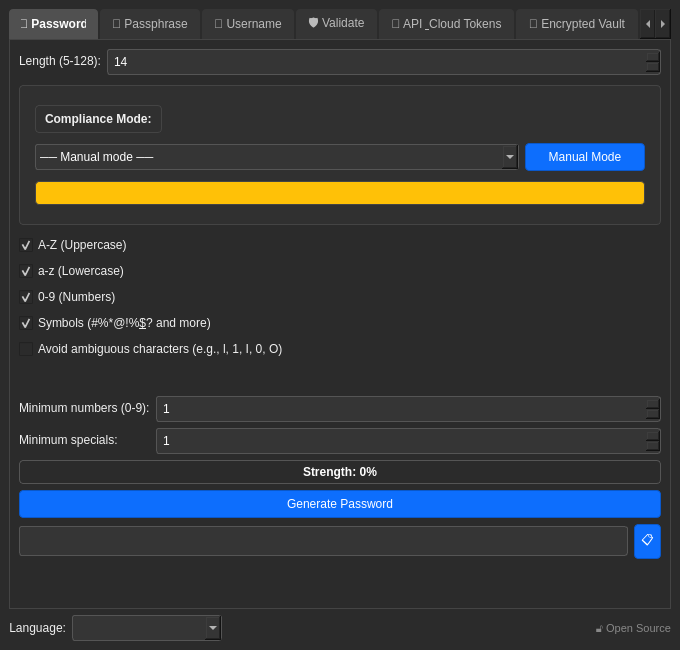
<?xml version="1.0" encoding="UTF-8"?>
<ui version="4.0">
 <class>MainWindow</class>
 <widget class="QMainWindow" name="MainWindow">
  <property name="geometry">
   <rect>
    <x>0</x>
    <y>0</y>
    <width>680</width>
    <height>650</height>
   </rect>
  </property>
  <property name="minimumSize">
   <size>
    <width>650</width>
    <height>650</height>
   </size>
  </property>
  <property name="windowTitle">
   <string>CipherPass</string>
  </property>
  <property name="windowIcon">
   <iconset>
    <normaloff>:/icons/icono_generador_g44.png</normaloff>:/icons/icono_generador_g44.png</iconset>
  </property>
  <property name="styleSheet">
   <string notr="true">
QMainWindow, QWidget { background-color: #2b2b2b; color: #f0f0f0; }
QTabWidget::pane { border: 1px solid #444; }
QLineEdit, QSpinBox, QComboBox { background-color: #353535; border: 1px solid #555; color: #fff; padding: 4px; border-radius: 3px; }
QLineEdit:disabled, QSpinBox:disabled, QComboBox:disabled, QPushButton:disabled { background-color: #2a2a2a; color: #777; border-color: #444; }
QPushButton { background-color: #0d6efd; border: 1px solid #0a58ca; color: #fff; padding: 6px; border-radius: 4px; }
QPushButton:hover { background-color: #0b5ed7; }
QPushButton:pressed { background-color: #0a58ca; }
QTabBar::tab { background: #353535; color: #bbb; padding: 8px 12px; margin-right: 2px; border-top-left-radius: 4px; border-top-right-radius: 4px; }
QTabBar::tab:selected { background: #505050; color: #fff; font-weight: bold; }
QTabBar::tab:disabled { background: #2a2a2a; color: #555; }
QProgressBar { border: 1px solid #555; border-radius: 4px; text-align: center; color: #fff; font-weight: bold; }
QProgressBar::chunk { background-color: #0d6efd; border-radius: 3px; }
</string>
  </property>
  <widget class="QWidget" name="centralwidget">
   <layout class="QVBoxLayout" name="verticalLayout_main">
    <item>
     <widget class="QTabWidget" name="tabWidget">
      <property name="currentIndex">
       <number>0</number>
      </property>
      <widget class="QWidget" name="tab_contrasena">
       <attribute name="title">
        <string>🔑 Password</string>
       </attribute>
       <layout class="QVBoxLayout" name="verticalLayout_contrasena">
        <item>
         <layout class="QFormLayout" name="formLayout_contrasena_config">
          <item row="0" column="0">
           <widget class="QLabel" name="label_longitud">
            <property name="text">
             <string>&lt;html&gt;&lt;head/&gt;&lt;body&gt;&lt;p&gt;Length (5-128):&lt;/p&gt;&lt;/body&gt;&lt;/html&gt;</string>
            </property>
           </widget>
          </item>
          <item row="0" column="1">
           <widget class="QSpinBox" name="spinBox_longitud">
            <property name="minimum">
             <number>5</number>
            </property>
            <property name="maximum">
             <number>128</number>
            </property>
            <property name="value">
             <number>14</number>
            </property>
           </widget>
          </item>
         </layout>
        </item>
        <item>
         <widget class="QFrame" name="frame_compliance">
          <property name="styleSheet">
           <string notr="true">QFrame { background-color: #303030; border: 1px solid #444; border-radius: 4px; padding: 6px; margin-top: 4px; margin-bottom: 4px; }</string>
          </property>
          <property name="frameShape">
           <enum>QFrame::StyledPanel</enum>
          </property>
          <property name="frameShadow">
           <enum>QFrame::Raised</enum>
          </property>
          <layout class="QVBoxLayout" name="verticalLayout_compliance">
           <item>
            <layout class="QHBoxLayout" name="horizontalLayout_compliance_header">
             <item>
              <widget class="QLabel" name="label_compliance">
               <property name="text">
                <string>&lt;b&gt;Compliance Mode:&lt;/b&gt;</string>
               </property>
              </widget>
             </item>
             <item>
              <spacer name="horizontalSpacer_compliance">
               <property name="orientation">
                <enum>Qt::Horizontal</enum>
               </property>
               <property name="sizeHint" stdset="0">
                <size>
                 <width>40</width>
                 <height>20</height>
                </size>
               </property>
              </spacer>
             </item>
            </layout>
           </item>
           <item>
            <layout class="QHBoxLayout" name="horizontalLayout_compliance_controls">
             <item>
              <widget class="QComboBox" name="comboBox_compliance">
               <item>
                <property name="text">
                 <string>── Manual mode ──</string>
                </property>
               </item>
               <item>
                <property name="text">
                 <string>Active Directory</string>
                </property>
               </item>
               <item>
                <property name="text">
                 <string>AWS IAM</string>
                </property>
               </item>
               <item>
                <property name="text">
                 <string>PCI-DSS</string>
                </property>
               </item>
               <item>
                <property name="text">
                 <string>NIST 800-63B</string>
                </property>
               </item>
              </widget>
             </item>
             <item>
              <widget class="QPushButton" name="btn_manual_mode">
               <property name="maximumSize">
                <size>
                 <width>120</width>
                 <height>16777215</height>
                </size>
               </property>
               <property name="text">
                <string>Manual Mode</string>
               </property>
              </widget>
             </item>
            </layout>
           </item>
           <item>
            <widget class="QLabel" name="label_compliance_badge">
             <property name="visible">
              <bool>false</bool>
             </property>
             <property name="styleSheet">
              <string notr="true">background-color: #ffc107; color: #000; padding: 4px 8px; border-radius: 4px; font-weight: bold;</string>
             </property>
             <property name="text">
              <string/>
             </property>
            </widget>
           </item>
          </layout>
         </widget>
        </item>
        <item>
         <widget class="QCheckBox" name="checkBox_mayusculas">
          <property name="text">
           <string>A-Z (Uppercase)</string>
          </property>
          <property name="checked">
           <bool>true</bool>
          </property>
         </widget>
        </item>
        <item>
         <widget class="QCheckBox" name="checkBox_minusculas">
          <property name="text">
           <string>a-z (Lowercase)</string>
          </property>
          <property name="checked">
           <bool>true</bool>
          </property>
         </widget>
        </item>
        <item>
         <widget class="QCheckBox" name="checkBox_numeros">
          <property name="text">
           <string>0-9 (Numbers)</string>
          </property>
          <property name="checked">
           <bool>true</bool>
          </property>
         </widget>
        </item>
        <item>
         <widget class="QCheckBox" name="checkBox_simbolos">
          <property name="text">
           <string>Symbols (#%*@!%&amp;$? and more)</string>
          </property>
          <property name="checked">
           <bool>true</bool>
          </property>
         </widget>
        </item>
        <item>
         <widget class="QCheckBox" name="checkBox_evitar_ambiguos">
          <property name="text">
           <string>Avoid ambiguous characters (e.g., l, 1, I, 0, O)</string>
          </property>
         </widget>
        </item>
        <item>
         <spacer name="spacer_c1">
          <property name="orientation">
           <enum>Qt::Vertical</enum>
          </property>
          <property name="sizeHint" stdset="0">
           <size>
            <width>20</width>
            <height>10</height>
           </size>
          </property>
         </spacer>
        </item>
        <item>
         <layout class="QFormLayout" name="formLayout_contrasena_minimos">
          <item row="0" column="0">
           <widget class="QLabel" name="label_min_numeros">
            <property name="text">
             <string>&lt;html&gt;&lt;head/&gt;&lt;body&gt;&lt;p&gt;Minimum numbers (0-9):&lt;/p&gt;&lt;/body&gt;&lt;/html&gt;</string>
            </property>
           </widget>
          </item>
          <item row="0" column="1">
           <widget class="QSpinBox" name="spinBox_min_numeros">
            <property name="maximum">
             <number>20</number>
            </property>
            <property name="value">
             <number>1</number>
            </property>
           </widget>
          </item>
          <item row="1" column="0">
           <widget class="QLabel" name="label_min_especiales">
            <property name="text">
             <string>&lt;html&gt;&lt;head/&gt;&lt;body&gt;&lt;p&gt;Minimum specials:&lt;/p&gt;&lt;/body&gt;&lt;/html&gt;</string>
            </property>
           </widget>
          </item>
          <item row="1" column="1">
           <widget class="QSpinBox" name="spinBox_min_especiales">
            <property name="maximum">
             <number>20</number>
            </property>
            <property name="value">
             <number>1</number>
            </property>
           </widget>
          </item>
         </layout>
        </item>
        <item>
         <widget class="QProgressBar" name="progressBar_fortaleza">
          <property name="value">
           <number>0</number>
          </property>
          <property name="format">
           <string>Strength: %p%</string>
          </property>
         </widget>
        </item>
        <item>
         <widget class="QPushButton" name="btn_generar_contrasena">
          <property name="cursor">
           <cursorShape>PointingHandCursor</cursorShape>
          </property>
          <property name="text">
           <string>Generate Password</string>
          </property>
         </widget>
        </item>
        <item>
         <layout class="QHBoxLayout" name="horizontalLayout_contrasena_resultado">
          <item>
           <widget class="QLineEdit" name="lineEdit_contrasena">
            <property name="font">
             <font>
              <family>Consolas</family>
              <pointsize>11</pointsize>
             </font>
            </property>
            <property name="readOnly">
             <bool>true</bool>
            </property>
           </widget>
          </item>
          <item>
           <widget class="QPushButton" name="btn_copiar_contrasena">
            <property name="maximumSize">
             <size>
              <width>40</width>
              <height>16777215</height>
             </size>
            </property>
            <property name="toolTip">
             <string>Copy</string>
            </property>
            <property name="text">
             <string>📋</string>
            </property>
           </widget>
          </item>
         </layout>
        </item>
        <item>
         <spacer name="spacer_c2">
          <property name="orientation">
           <enum>Qt::Vertical</enum>
          </property>
          <property name="sizeHint" stdset="0">
           <size>
            <width>20</width>
            <height>40</height>
           </size>
          </property>
         </spacer>
        </item>
       </layout>
      </widget>
      <widget class="QWidget" name="tab_frase">
       <attribute name="title">
        <string>🔏 Passphrase</string>
       </attribute>
       <layout class="QVBoxLayout" name="verticalLayout_frase">
        <item>
         <layout class="QFormLayout" name="formLayout_frase_config">
          <item row="0" column="0">
           <widget class="QLabel" name="label_num_palabras">
            <property name="text">
             <string>&lt;html&gt;&lt;head/&gt;&lt;body&gt;&lt;p&gt;Number of words (3-20):&lt;/p&gt;&lt;/body&gt;&lt;/html&gt;</string>
            </property>
           </widget>
          </item>
          <item row="0" column="1">
           <widget class="QSpinBox" name="spinBox_num_palabras">
            <property name="minimum">
             <number>3</number>
            </property>
            <property name="maximum">
             <number>20</number>
            </property>
            <property name="value">
             <number>6</number>
            </property>
           </widget>
          </item>
          <item row="1" column="0">
           <widget class="QLabel" name="label_separador">
            <property name="text">
             <string>Separator:</string>
            </property>
           </widget>
          </item>
          <item row="1" column="1">
           <widget class="QLineEdit" name="lineEdit_separador">
            <property name="text">
             <string>-</string>
            </property>
            <property name="maxLength">
             <number>5</number>
            </property>
           </widget>
          </item>
         </layout>
        </item>
        <item>
         <widget class="QLabel" name="label_frase_aviso">
          <property name="text">
           <string>Value must be between 3 and 20. Use 6 words or more to generate a secure passphrase.</string>
          </property>
          <property name="wordWrap">
           <bool>true</bool>
          </property>
         </widget>
        </item>
        <item>
         <widget class="QCheckBox" name="checkBox_capitalizar">
          <property name="text">
           <string>Capitalize (Each word starts with uppercase)</string>
          </property>
         </widget>
        </item>
        <item>
         <widget class="QCheckBox" name="checkBox_incluir_numeros">
          <property name="text">
           <string>Include random number</string>
          </property>
         </widget>
        </item>
        <item>
         <spacer name="spacer_f1">
          <property name="orientation">
           <enum>Qt::Vertical</enum>
          </property>
          <property name="sizeHint" stdset="0">
           <size>
            <width>20</width>
            <height>20</height>
           </size>
          </property>
         </spacer>
        </item>
        <item>
         <widget class="QPushButton" name="btn_generar_frase">
          <property name="cursor">
           <cursorShape>PointingHandCursor</cursorShape>
          </property>
          <property name="text">
           <string>Generate Passphrase</string>
          </property>
         </widget>
        </item>
        <item>
         <layout class="QHBoxLayout" name="horizontalLayout_frase_resultado">
          <item>
           <widget class="QLineEdit" name="lineEdit_frase">
            <property name="font">
             <font>
              <family>Consolas</family>
              <pointsize>11</pointsize>
             </font>
            </property>
            <property name="readOnly">
             <bool>true</bool>
            </property>
           </widget>
          </item>
          <item>
           <widget class="QPushButton" name="btn_copiar_frase">
            <property name="maximumSize">
             <size>
              <width>40</width>
              <height>16777215</height>
             </size>
            </property>
            <property name="text">
             <string>📋</string>
            </property>
           </widget>
          </item>
         </layout>
        </item>
        <item>
         <spacer name="verticalSpacer_frase">
          <property name="orientation">
           <enum>Qt::Vertical</enum>
          </property>
          <property name="sizeHint" stdset="0">
           <size>
            <width>20</width>
            <height>40</height>
           </size>
          </property>
         </spacer>
        </item>
       </layout>
      </widget>
      <widget class="QWidget" name="tab_usuario">
       <attribute name="title">
        <string>👤 Username</string>
       </attribute>
       <layout class="QVBoxLayout" name="verticalLayout_usuario">
        <item>
         <layout class="QFormLayout" name="formLayout_usuario">
          <item row="0" column="0">
           <widget class="QLabel" name="label_tipo_usuario">
            <property name="text">
             <string>User Type:</string>
            </property>
           </widget>
          </item>
          <item row="0" column="1">
           <widget class="QComboBox" name="comboBox_tipo_usuario">
            <item>
             <property name="text">
              <string>Random word</string>
             </property>
            </item>
            <item>
             <property name="text">
              <string>Email</string>
             </property>
            </item>
            <item>
             <property name="text">
              <string>Alias</string>
             </property>
            </item>
           </widget>
          </item>
          <item row="1" column="0">
           <widget class="QLabel" name="label_usuario_dominio">
            <property name="text">
             <string>Domain (Optional):</string>
            </property>
           </widget>
          </item>
          <item row="1" column="1">
           <widget class="QLineEdit" name="lineEdit_usuario_dominio">
            <property name="placeholderText">
             <string>e.g., company.com (without @)</string>
            </property>
           </widget>
          </item>
          <item row="2" column="0">
           <widget class="QLabel" name="label_usuario_tag">
            <property name="text">
             <string>Service Tag:</string>
            </property>
           </widget>
          </item>
          <item row="2" column="1">
           <layout class="QHBoxLayout" name="horizontalLayout_usuario_tag">
            <item>
             <widget class="QCheckBox" name="checkBox_usuario_servicio">
              <property name="text">
               <string>Include (+tag)</string>
              </property>
             </widget>
            </item>
            <item>
             <widget class="QLineEdit" name="lineEdit_usuario_servicio">
              <property name="enabled">
               <bool>false</bool>
              </property>
              <property name="placeholderText">
               <string>e.g., netflix</string>
              </property>
             </widget>
            </item>
           </layout>
          </item>
         </layout>
        </item>
        <item>
         <spacer name="spacer_u1">
          <property name="orientation">
           <enum>Qt::Vertical</enum>
          </property>
          <property name="sizeHint" stdset="0">
           <size>
            <width>20</width>
            <height>20</height>
           </size>
          </property>
         </spacer>
        </item>
        <item>
         <widget class="QPushButton" name="btn_generar_usuario">
          <property name="cursor">
           <cursorShape>PointingHandCursor</cursorShape>
          </property>
          <property name="text">
           <string>Generate Username</string>
          </property>
         </widget>
        </item>
        <item>
         <layout class="QHBoxLayout" name="horizontalLayout_usuario_resultado">
          <item>
           <widget class="QLineEdit" name="lineEdit_usuario">
            <property name="font">
             <font>
              <family>Consolas</family>
              <pointsize>11</pointsize>
             </font>
            </property>
            <property name="readOnly">
             <bool>true</bool>
            </property>
           </widget>
          </item>
          <item>
           <widget class="QPushButton" name="btn_copiar_usuario">
            <property name="maximumSize">
             <size>
              <width>40</width>
              <height>16777215</height>
             </size>
            </property>
            <property name="text">
             <string>📋</string>
            </property>
           </widget>
          </item>
         </layout>
        </item>
        <item>
         <spacer name="verticalSpacer_usuario">
          <property name="orientation">
           <enum>Qt::Vertical</enum>
          </property>
          <property name="sizeHint" stdset="0">
           <size>
            <width>20</width>
            <height>40</height>
           </size>
          </property>
         </spacer>
        </item>
       </layout>
      </widget>
      <widget class="QWidget" name="tab_validar">
       <attribute name="title">
        <string>🛡️ Validate</string>
       </attribute>
       <layout class="QVBoxLayout" name="verticalLayout_validar">
        <item>
         <widget class="QLabel" name="label_validar_info">
          <property name="styleSheet">
           <string notr="true">color: #aaa; font-style: italic; margin-bottom: 10px;</string>
          </property>
          <property name="text">
           <string>Check how fast an attacker could crack your password.</string>
          </property>
          <property name="wordWrap">
           <bool>true</bool>
          </property>
         </widget>
        </item>
        <item>
         <layout class="QFormLayout" name="formLayout_validar">
          <item row="0" column="0">
           <widget class="QLabel" name="label_validar_pass">
            <property name="text">
             <string>Password:</string>
            </property>
           </widget>
          </item>
          <item row="0" column="1">
           <layout class="QHBoxLayout" name="horizontalLayout_validar_input">
            <item>
             <widget class="QLineEdit" name="lineEdit_validar_pass">
              <property name="echoMode">
               <enum>QLineEdit::Normal</enum>
              </property>
              <property name="placeholderText">
               <string>Enter password...</string>
              </property>
             </widget>
            </item>
            <item>
             <widget class="QPushButton" name="btn_validar_ver">
              <property name="maximumSize">
               <size>
                <width>40</width>
                <height>16777215</height>
               </size>
              </property>
              <property name="text">
               <string>👁️</string>
              </property>
              <property name="checkable">
               <bool>true</bool>
              </property>
             </widget>
            </item>
           </layout>
          </item>
         </layout>
        </item>
        <item>
         <widget class="QFrame" name="frame_hibp">
          <property name="styleSheet">
           <string notr="true">QFrame { background-color: #303030; border: 1px solid #444; border-radius: 4px; padding: 8px; margin-top: 4px; margin-bottom: 4px; }</string>
          </property>
          <property name="frameShape">
           <enum>QFrame::StyledPanel</enum>
          </property>
          <property name="frameShadow">
           <enum>QFrame::Raised</enum>
          </property>
          <layout class="QVBoxLayout" name="verticalLayout_hibp">
           <item>
            <layout class="QHBoxLayout" name="horizontalLayout_hibp_header">
             <item>
              <widget class="QCheckBox" name="checkBox_hibp">
               <property name="text">
                <string>🔒 Check in Have I Been Pwned</string>
               </property>
              </widget>
             </item>
             <item>
              <spacer name="horizontalSpacer_hibp">
               <property name="orientation">
                <enum>Qt::Horizontal</enum>
               </property>
               <property name="sizeHint" stdset="0">
                <size>
                 <width>40</width>
                 <height>20</height>
                </size>
               </property>
              </spacer>
             </item>
            </layout>
           </item>
           <item>
            <layout class="QHBoxLayout" name="horizontalLayout_hibp_controls">
             <item>
              <widget class="QPushButton" name="btn_hibp_check">
               <property name="cursor">
                <cursorShape>PointingHandCursor</cursorShape>
               </property>
               <property name="text">
                <string>🔍 Check now</string>
               </property>
              </widget>
             </item>
             <item>
              <widget class="QProgressBar" name="progressBar_hibp">
               <property name="visible">
                <bool>false</bool>
               </property>
               <property name="maximum">
                <number>0</number>
               </property>
               <property name="value">
                <number>0</number>
               </property>
               <property name="textVisible">
                <bool>false</bool>
               </property>
              </widget>
             </item>
            </layout>
           </item>
           <item>
            <widget class="QLabel" name="label_hibp_resultado">
             <property name="visible">
              <bool>false</bool>
             </property>
             <property name="styleSheet">
              <string notr="true">font-weight: bold; padding: 8px; background-color: #2b2b2b; border-radius: 4px;</string>
             </property>
             <property name="text">
              <string/>
             </property>
             <property name="wordWrap">
              <bool>true</bool>
             </property>
            </widget>
           </item>
          </layout>
         </widget>
        </item>
        <item>
         <widget class="QLabel" name="label_validar_entropia">
          <property name="styleSheet">
           <string notr="true">font-size: 14px;</string>
          </property>
          <property name="text">
           <string/>
          </property>
         </widget>
        </item>
        <item>
         <widget class="QLabel" name="label_validar_tiempo">
          <property name="styleSheet">
           <string notr="true">font-size: 14px; font-weight: bold; margin-bottom: 5px;</string>
          </property>
          <property name="text">
           <string>Estimated time: -</string>
          </property>
         </widget>
        </item>
        <item>
         <widget class="QProgressBar" name="progressBar_validar">
          <property name="value">
           <number>0</number>
          </property>
          <property name="textVisible">
           <bool>true</bool>
          </property>
         </widget>
        </item>
        <item>
         <widget class="QLabel" name="label_validar_mensaje">
          <property name="styleSheet">
           <string notr="true">margin-top: 10px; font-weight: bold;</string>
          </property>
          <property name="text">
           <string/>
          </property>
          <property name="wordWrap">
           <bool>true</bool>
          </property>
         </widget>
        </item>
        <item>
         <spacer name="verticalSpacer_validar">
          <property name="orientation">
           <enum>Qt::Vertical</enum>
          </property>
          <property name="sizeHint" stdset="0">
           <size>
            <width>20</width>
            <height>40</height>
           </size>
          </property>
         </spacer>
        </item>
       </layout>
       <zorder>frame_hibp</zorder>
       <zorder>label_validar_entropia</zorder>
       <zorder>label_validar_info</zorder>
       <zorder>label_validar_tiempo</zorder>
       <zorder>progressBar_validar</zorder>
       <zorder>label_validar_mensaje</zorder>
      </widget>
      <widget class="QWidget" name="tab_tokens">
       <attribute name="title">
        <string>🔐 API &amp; Cloud Tokens</string>
       </attribute>
       <layout class="QVBoxLayout" name="verticalLayout_tokens">
        <item>
         <widget class="QLabel" name="label_tokens_info">
          <property name="text">
           <string>Generate secure tokens for APIs, cloud services, and unique UUIDs.</string>
          </property>
          <property name="wordWrap">
           <bool>true</bool>
          </property>
         </widget>
        </item>
        <item>
         <layout class="QFormLayout" name="formLayout_token_tipo">
          <item row="0" column="0">
           <widget class="QLabel" name="label_token_tipo">
            <property name="text">
             <string>Token Type:</string>
            </property>
           </widget>
          </item>
          <item row="0" column="1">
           <widget class="QComboBox" name="comboBox_token_tipo">
            <item>
             <property name="text">
              <string>URL-safe Token (secrets.token_urlsafe)</string>
             </property>
            </item>
            <item>
             <property name="text">
              <string>Hexadecimal Token (secrets.token_hex)</string>
             </property>
            </item>
            <item>
             <property name="text">
              <string>UUID v4 (uuid.uuid4)</string>
             </property>
            </item>
            <item>
             <property name="text">
              <string>Bearer Token (prefix + token_urlsafe)</string>
             </property>
            </item>
           </widget>
          </item>
         </layout>
        </item>
        <item>
         <layout class="QFormLayout" name="formLayout_token_length">
          <item row="0" column="0">
           <widget class="QLabel" name="label_token_length">
            <property name="text">
             <string>Length (bytes):</string>
            </property>
           </widget>
          </item>
          <item row="0" column="1">
           <widget class="QSpinBox" name="spinBox_token_length">
            <property name="minimum">
             <number>16</number>
            </property>
            <property name="maximum">
             <number>128</number>
            </property>
            <property name="value">
             <number>32</number>
            </property>
           </widget>
          </item>
         </layout>
        </item>
        <item>
         <widget class="QPushButton" name="btn_generar_token">
          <property name="cursor">
           <cursorShape>PointingHandCursor</cursorShape>
          </property>
          <property name="text">
           <string>Generate Token</string>
          </property>
         </widget>
        </item>
        <item>
         <layout class="QHBoxLayout" name="horizontalLayout_token_result">
          <item>
           <widget class="QLineEdit" name="lineEdit_token_resultado">
            <property name="font">
             <font>
              <family>Consolas</family>
              <pointsize>11</pointsize>
             </font>
            </property>
            <property name="readOnly">
             <bool>true</bool>
            </property>
           </widget>
          </item>
          <item>
           <widget class="QPushButton" name="btn_copiar_token">
            <property name="maximumSize">
             <size>
              <width>40</width>
              <height>16777215</height>
             </size>
            </property>
            <property name="text">
             <string>📋</string>
            </property>
           </widget>
          </item>
         </layout>
        </item>
        <item>
         <spacer name="spacer_t1">
          <property name="orientation">
           <enum>Qt::Vertical</enum>
          </property>
          <property name="sizeHint" stdset="0">
           <size>
            <width>20</width>
            <height>40</height>
           </size>
          </property>
         </spacer>
        </item>
       </layout>
      </widget>
      <widget class="QWidget" name="tab_vault">
       <attribute name="title">
        <string>🔐 Encrypted Vault</string>
       </attribute>
       <layout class="QVBoxLayout" name="verticalLayout_vault">
        <item>
         <widget class="QLabel" name="label_vault_info">
          <property name="text">
           <string>Export and import encrypted data with Argon2id and AES-256. Requires master password.</string>
          </property>
          <property name="wordWrap">
           <bool>true</bool>
          </property>
         </widget>
        </item>
        <item>
         <widget class="QLabel" name="label_export">
          <property name="text">
           <string>&lt;b&gt;Export Vault&lt;/b&gt;</string>
          </property>
         </widget>
        </item>
        <item>
         <layout class="QFormLayout" name="formLayout_vault_kdf">
          <item row="0" column="0">
           <widget class="QLabel" name="label_vault_kdf">
            <property name="toolTip">
             <string>Key derivation function. Argon2id is more resistant to GPU and brute-force attacks.</string>
            </property>
            <property name="text">
             <string>KDF Algorithm:</string>
            </property>
           </widget>
          </item>
          <item row="0" column="1">
           <widget class="QComboBox" name="comboBox_vault_kdf">
            <item>
             <property name="text">
              <string>Argon2id (recommended)</string>
             </property>
            </item>
            <item>
             <property name="text">
              <string>PBKDF2-SHA256 (fallback stdlib)</string>
             </property>
            </item>
           </widget>
          </item>
         </layout>
        </item>
        <item>
         <widget class="QTextEdit" name="textEdit_export_data">
          <property name="maximumSize">
           <size>
            <width>16777215</width>
            <height>120</height>
           </size>
          </property>
          <property name="placeholderText">
           <string>Enter data to encrypt (JSON, text, etc.)...</string>
          </property>
         </widget>
        </item>
        <item>
         <widget class="QPushButton" name="btn_export_vault">
          <property name="cursor">
           <cursorShape>PointingHandCursor</cursorShape>
          </property>
          <property name="text">
           <string>🔒 Export and Encrypt</string>
          </property>
         </widget>
        </item>
        <item>
         <spacer name="spacer_v1">
          <property name="orientation">
           <enum>Qt::Vertical</enum>
          </property>
          <property name="sizeHint" stdset="0">
           <size>
            <width>20</width>
            <height>20</height>
           </size>
          </property>
         </spacer>
        </item>
        <item>
         <widget class="QLabel" name="label_import">
          <property name="text">
           <string>&lt;b&gt;Import Vault&lt;/b&gt;</string>
          </property>
         </widget>
        </item>
        <item>
         <layout class="QHBoxLayout" name="horizontalLayout_import_file">
          <item>
           <widget class="QLineEdit" name="lineEdit_import_path">
            <property name="readOnly">
             <bool>true</bool>
            </property>
            <property name="placeholderText">
             <string>Select vault file...</string>
            </property>
           </widget>
          </item>
          <item>
           <widget class="QPushButton" name="btn_browse_vault">
            <property name="maximumSize">
             <size>
              <width>40</width>
              <height>16777215</height>
             </size>
            </property>
            <property name="text">
             <string>📁</string>
            </property>
           </widget>
          </item>
         </layout>
        </item>
        <item>
         <widget class="QPushButton" name="btn_import_vault">
          <property name="cursor">
           <cursorShape>PointingHandCursor</cursorShape>
          </property>
          <property name="text">
           <string>🔓 Import and Decrypt</string>
          </property>
         </widget>
        </item>
        <item>
         <widget class="QLabel" name="label_imported_data">
          <property name="text">
           <string/>
          </property>
         </widget>
        </item>
        <item>
         <widget class="QTextEdit" name="textEdit_import_data">
          <property name="maximumSize">
           <size>
            <width>16777215</width>
            <height>120</height>
           </size>
          </property>
          <property name="readOnly">
           <bool>true</bool>
          </property>
         </widget>
        </item>
        <item>
         <widget class="QLabel" name="label_vault_estado">
          <property name="styleSheet">
           <string notr="true">font-size: 13px; padding: 4px; border-radius: 3px;</string>
          </property>
          <property name="text">
           <string/>
          </property>
          <property name="wordWrap">
           <bool>true</bool>
          </property>
         </widget>
        </item>
        <item>
         <spacer name="spacer_v2">
          <property name="orientation">
           <enum>Qt::Vertical</enum>
          </property>
          <property name="sizeHint" stdset="0">
           <size>
            <width>20</width>
            <height>40</height>
           </size>
          </property>
         </spacer>
        </item>
       </layout>
      </widget>
      <widget class="QWidget" name="tab_totp">
       <attribute name="title">
        <string>📱 TOTP Generator</string>
       </attribute>
       <layout class="QVBoxLayout" name="verticalLayout_totp">
        <item>
         <widget class="QLabel" name="label_totp_info">
          <property name="text">
           <string>Generate TOTP secrets for two-factor authentication (2FA/MFA).</string>
          </property>
          <property name="wordWrap">
           <bool>true</bool>
          </property>
         </widget>
        </item>
        <item>
         <widget class="QLabel" name="label_totp_name">
          <property name="text">
           <string>&lt;b&gt;Service/Account Name&lt;/b&gt;</string>
          </property>
         </widget>
        </item>
        <item>
         <layout class="QFormLayout" name="formLayout_totp">
          <item row="0" column="0">
           <widget class="QLabel" name="label_service_name">
            <property name="text">
             <string>Name:</string>
            </property>
           </widget>
          </item>
          <item row="0" column="1">
           <widget class="QLineEdit" name="lineEdit_service_name">
            <property name="placeholderText">
             <string>e.g., Google, GitHub, etc.</string>
            </property>
           </widget>
          </item>
         </layout>
        </item>
        <item>
         <widget class="QPushButton" name="btn_generar_totp">
          <property name="cursor">
           <cursorShape>PointingHandCursor</cursorShape>
          </property>
          <property name="text">
           <string>🔑 Generate TOTP Secret</string>
          </property>
         </widget>
        </item>
        <item>
         <widget class="QLabel" name="label_totp_secret">
          <property name="text">
           <string>&lt;b&gt;Base32 Secret&lt;/b&gt;</string>
          </property>
         </widget>
        </item>
        <item>
         <layout class="QHBoxLayout" name="horizontalLayout_totp_secret">
          <item>
           <widget class="QLineEdit" name="lineEdit_totp_secret">
            <property name="font">
             <font>
              <family>Consolas</family>
              <pointsize>11</pointsize>
             </font>
            </property>
            <property name="readOnly">
             <bool>true</bool>
            </property>
           </widget>
          </item>
          <item>
           <widget class="QPushButton" name="btn_copiar_totp">
            <property name="maximumSize">
             <size>
              <width>40</width>
              <height>16777215</height>
             </size>
            </property>
            <property name="text">
             <string>📋</string>
            </property>
           </widget>
          </item>
         </layout>
        </item>
        <item>
         <widget class="QLabel" name="label_totp_uri">
          <property name="text">
           <string>&lt;b&gt;otpauth:// URI&lt;/b&gt;</string>
          </property>
         </widget>
        </item>
        <item>
         <layout class="QHBoxLayout" name="horizontalLayout_totp_uri">
          <item>
           <widget class="QLineEdit" name="lineEdit_totp_uri">
            <property name="font">
             <font>
              <family>Consolas</family>
              <pointsize>10</pointsize>
             </font>
            </property>
            <property name="readOnly">
             <bool>true</bool>
            </property>
           </widget>
          </item>
          <item>
           <widget class="QPushButton" name="btn_copiar_uri">
            <property name="maximumSize">
             <size>
              <width>40</width>
              <height>16777215</height>
             </size>
            </property>
            <property name="text">
             <string>📋</string>
            </property>
           </widget>
          </item>
         </layout>
        </item>
        <item>
         <widget class="QLabel" name="label_totp_qr">
          <property name="text">
           <string>&lt;b&gt;QR Code&lt;/b&gt;</string>
          </property>
         </widget>
        </item>
        <item>
         <widget class="QLabel" name="label_qr_image">
          <property name="minimumSize">
           <size>
            <width>200</width>
            <height>200</height>
           </size>
          </property>
          <property name="text">
           <string>QR code will appear here</string>
          </property>
          <property name="alignment">
           <set>Qt::AlignCenter</set>
          </property>
         </widget>
        </item>
        <item>
         <widget class="QPushButton" name="btn_save_qr">
          <property name="enabled">
           <bool>false</bool>
          </property>
          <property name="cursor">
           <cursorShape>PointingHandCursor</cursorShape>
          </property>
          <property name="text">
           <string>💾 Save QR as PNG</string>
          </property>
         </widget>
        </item>
        <item>
         <spacer name="spacer_t3">
          <property name="orientation">
           <enum>Qt::Vertical</enum>
          </property>
          <property name="sizeHint" stdset="0">
           <size>
            <width>20</width>
            <height>40</height>
           </size>
          </property>
         </spacer>
        </item>
       </layout>
      </widget>
     </widget>
    </item>
    <item>
     <layout class="QHBoxLayout" name="horizontalLayout_footer">
      <item>
       <widget class="QLabel" name="label_idioma">
        <property name="layoutDirection">
         <enum>Qt::LeftToRight</enum>
        </property>
        <property name="text">
         <string>Language:</string>
        </property>
        <property name="alignment">
         <set>Qt::AlignRight|Qt::AlignTrailing|Qt::AlignVCenter</set>
        </property>
       </widget>
      </item>
      <item>
       <widget class="QComboBox" name="comboBox_idioma">
        <property name="minimumSize">
         <size>
          <width>150</width>
          <height>0</height>
         </size>
        </property>
       </widget>
      </item>
      <item>
       <spacer name="horizontalSpacer_footer">
        <property name="orientation">
         <enum>Qt::Horizontal</enum>
        </property>
        <property name="sizeHint" stdset="0">
         <size>
          <width>40</width>
          <height>20</height>
         </size>
        </property>
       </spacer>
      </item>
      <item>
       <widget class="QLabel" name="label_licencia">
        <property name="styleSheet">
         <string notr="true">color: #888; font-size: 11px;</string>
        </property>
        <property name="text">
         <string>🔓 Open Source</string>
        </property>
       </widget>
      </item>
     </layout>
    </item>
   </layout>
  </widget>
 </widget>
 <resources>
  <include location="g19.qrc"/>
 </resources>
 <connections/>
</ui>
